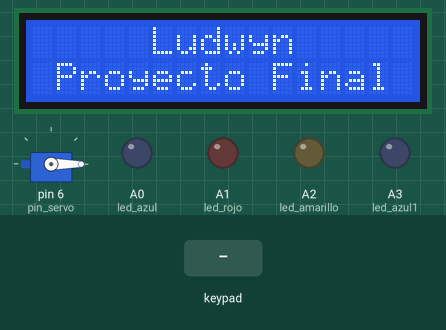
Recording of a sketch running on a simulated Arduino Uno, built with avr-gcc and run on an emulated ATmega328P. On the bench: servo, 16×2 character LCD, output pins drawn as LEDs (lit = HIGH). The test bench sets the inputs (shaded band). What the sketch prints to the serial monitor is not drawn.

Above: at 1.2 s.
1.3 s: key '3' pressed
At 1.81 s:
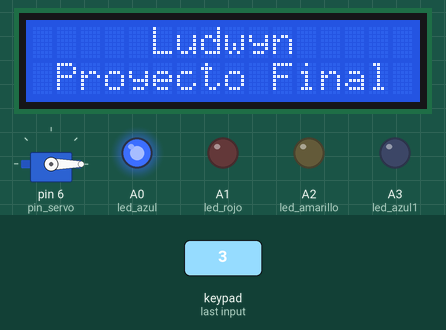
3.6 s: key '5' pressed
At 5.4 s:
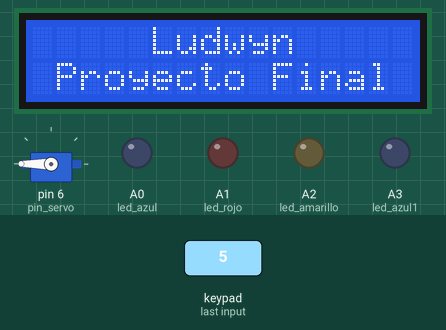
Timing chart, 0 to 7.6 s (numbered marks = the images above; inputs shaded):
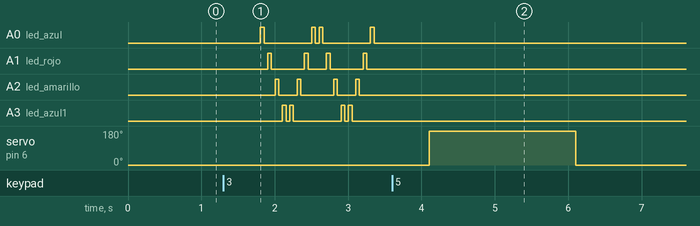

The sketch:

Proyecto_Final.ino
```cpp
/*

   Fundacion Kinal
   Centro educativo tecnico laboral Kinal
   Quinto perito
   Quinto electronica
   Codigo Tecnico: EB5AM
   Curso: Taller de electronica digital y reparacion de computadoras I
   Proyecto: Practica Final
   Dev: Ludwyn Steven Ajsivinac Alonzo
   Fecha: 27 de mayo
*/

#include <Wire.h>
#include <LiquidCrystal_I2C.h>
#include <Servo.h>
#include <Keypad.h>


//Directivas de preprocesador para la LCD
#define direccion_lcd 0x20
#define filas 2
#define columnas 16

//Directicas de proceprocesador para el teclado matricial
#define filas_teclado 4
#define columnas_teclado 4
#define f1_teclado 7
#define f2_teclado 5
#define f3_teclado 0
#define f4_teclado 0
#define c1_teclado 4
#define c2_teclado 3
#define c3_teclado 2
#define c4_teclado 0

//Directicas de proceprocesador para el servomotor y leds
int secuencia [] = {A0, A1, A2, A3};
#define pin_servo 6
#define led_azul  A0
#define led_rojo  A1
#define led_amarillo  A2
#define led_azul1  A3
#define ON(pin)     	digitalWrite(pin, HIGH);
#define OFF(pin)    	digitalWrite(pin, LOW);

//display
#define A 9
#define B 8
#define C 12
#define E 13
#define F 10
#define G 11
int display [] = {9,8,12,13,10,11};


//Variables para el uso del teclado
char keys[filas_teclado][columnas_teclado] = {
  {'1','2','3','A'},
  {'4','5','6','B'},
  {'7','8','9','C'},
  {'*','0','#','D'}
};

byte pines_filas[filas_teclado] = {f1_teclado,f2_teclado,f3_teclado,f4_teclado};
byte pines_columnas[columnas_teclado] = {c1_teclado,c2_teclado,c3_teclado,c4_teclado};


//Constructor
LiquidCrystal_I2C lcd_Ludwyn(direccion_lcd, columnas, filas);
Servo ServoLudwyn;
Keypad tecladoFunciones = Keypad( makeKeymap(keys), pines_filas, pines_columnas, filas_teclado,columnas_teclado);


void setup()
{
  Serial.begin(9600);
  ServoLudwyn.attach(pin_servo);
  config_outputs();
  ServoLudwyn.write(0);
  config_HMI();
  OFF(led_azul);
  OFF(led_rojo);
  OFF(led_amarillo);
  OFF(led_azul1);


}

void loop()
{
  //Obtengo el valor de la tecla presionada
  char tecla = tecladoFunciones.getKey();
  if(tecla)
  {
    Serial.print("La tecla presionada es: ");   //Envio el mensaje
    Serial.println(tecla);    //Muestro por la terminal la tecla presionada
    delay(500);

  if (tecla =='1'){
    Serial.println("Conteo De 0 a 99");
    delay(1000);
    for(int M=0; M<=99; M++){
      Serial.println(M);
      delay(50);}

  } else if (tecla =='2'){
    Serial.println("Conteo de 99 a 0");
    delay(1000);
  	for(int Me=99; Me>=0; Me--){
      Serial.println(Me);
      delay(50);}


  } else if (tecla =='3'){
	Serial.println("Autofantastico");
    for(int p=0; p<2;p++){
      for(int L=0; L<4;L++){
        digitalWrite(secuencia[L],HIGH);
        delay(50);
        digitalWrite(secuencia[L],LOW);
        delay(50);}
      for(int L=3; L>=0;L--){
        digitalWrite(secuencia[L],HIGH);
        delay(50);
        digitalWrite(secuencia[L],LOW);
        delay(50);}
      }

  } else if (tecla == '4'){
    Serial.println("Animacion");
    for (int l=0; l<4; l++){
      digitalWrite(display[l], HIGH);
      delay(150);
      digitalWrite(display[l], LOW);}
    for (int a=4; a>=0; a--){
      digitalWrite(display[a], HIGH);
      delay(150);
      digitalWrite(display[a], LOW);}
    for (int e=0; e<6; e++){
      digitalWrite(display[e], HIGH);
      delay(150);}
    for (int e=6; e>=0; e--){
      digitalWrite(display[e], LOW);}
      for (int f=0; f<5; f++){
      	digitalWrite(display[f], HIGH);}
      	delay(300);
      for (int f=5; f>=0; f--){
         digitalWrite(display[f], LOW);}
      for (int g=0; g<3; g++){
      	digitalWrite(display[g], HIGH);}
      	delay(350);
      for (int g=3; g>=0; g--){
         digitalWrite(display[g], LOW);}
     for (int b=0; b<4; b++){
      	digitalWrite(display[b], HIGH);}
      	delay(300);
      for (int b=4; b>=0; b--){
         digitalWrite(display[b], LOW);}
      for (int c=0; c<6; c++){
      	digitalWrite(display[c], HIGH);}
      	delay(450);
      for (int c=6; c>=0; c--){
         digitalWrite(display[c], LOW);}
     	 }


   else if (tecla=='5'){

  		Serial.println("servomotor");
   		ServoLudwyn.write(180);
        delay(2000);
        ServoLudwyn.write(0);
   }
  }
}


void config_outputs(void)
{
  pinMode(pin_servo, OUTPUT);
  pinMode(led_azul, OUTPUT);
  pinMode(led_rojo, OUTPUT);
  pinMode(led_amarillo, OUTPUT);
  pinMode(led_azul1, OUTPUT);
}

void config_HMI(void)

{

  lcd_Ludwyn.init();
  lcd_Ludwyn.backlight();
  lcd_Ludwyn.setCursor(5,0);
  lcd_Ludwyn.print("Ludwyn");
  lcd_Ludwyn.setCursor(0,1);
  lcd_Ludwyn.print(" Proyecto Final");
}
```

Measured:
- after the input at 3.6 s, servo on pin 6 (pin_servo): 0° → 180° after 0.51 s, → 0° 2.0 s later
